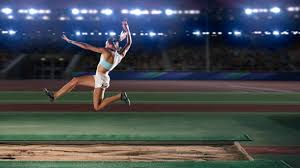
#> input picture pretest/images (1).jpg, 300 x 168 px, given in place of the camera
$ python 'matching different camera color grading code.py'
#> lines starting #> are read from the running program, lines starting #| are printed output that depends on the picture
#not working yet, need to adjust the histogram matching algorithm and ensure proper video capture from both sources. This code attempts to match the color distribution of the mobile camera feed to that of the laptop webcam feed using LAB color space for better results.
#working on it right now, will update soon

#working better than pizel_acquisition.py but still not perfect. The histogram matching is a simple linear scaling of the LAB channels, which may not capture all the nuances of the color differences between the two cameras. Further adjustments and possibly more advanced techniques may be needed for a closer match.
import cv2
import numpy as np

# Adjust these to your detected indices
LAPTOP_INDEX = 0
PHONE_INDEX = 1 # Or "http://localhost:4747/video" if using DroidCam URL

def match_mobile_to_webcam(mobile_frame, webcam_frame):
    """
    Forces the high-quality mobile frame to adopt the
    color and brightness characteristics of the laptop webcam.
    """
    # Convert both to LAB color space
    # L = Lightness, A = Green-Red, B = Blue-Yellow
    mob_lab = cv2.cvtColor(mobile_frame, cv2.COLOR_BGR2LAB).astype("float32")
    web_lab = cv2.cvtColor(webcam_frame, cv2.COLOR_BGR2LAB).astype("float32")

    # Split channels
    m_l, m_a, m_b = cv2.split(mob_lab)
    w_l, w_a, w_b = cv2.split(web_lab)

    # Function to scale distribution of one channel to match another
    def scale_channel(src, target):
        src_mean, src_std = src.mean(), src.std()
        tgt_mean, tgt_std = target.mean(), target.std()

        # Avoid division by zero
        if src_std == 0: return src

        # Apply linear transformation: (x - mean) * (target_std / source_std) + target_mean
        result = (src - src_mean) * (tgt_std / src_std) + tgt_mean
        return np.clip(result, 0, 255).astype("uint8")

    # Match all three channels
    matched_l = scale_channel(m_l, w_l)
    matched_a = scale_channel(m_a, w_a)
    matched_b = scale_channel(m_b, w_b)

    # Merge and convert back to BGR
    matched_lab = cv2.merge([matched_l, matched_a, matched_b])
    return cv2.cvtColor(matched_lab, cv2.COLOR_LAB2BGR)

def main():
    # Use DSHOW for Windows stability
    cam_web = cv2.VideoCapture(LAPTOP_INDEX, cv2.CAP_DSHOW)
    cam_mob = cv2.VideoCapture(PHONE_INDEX, cv2.CAP_DSHOW)

    while True:
        ret_w, frame_web = cam_web.read()
#> frame_web is the input picture: shape (168, 300, 3); mean B, G, R 78.9, 73.4, 67
        ret_m, frame_mob = cam_mob.read()

        if not ret_w or not ret_m:
            break

        # Standardize sizes (640, 480)
        frame_web = cv2.resize(frame_web, (640, 480))
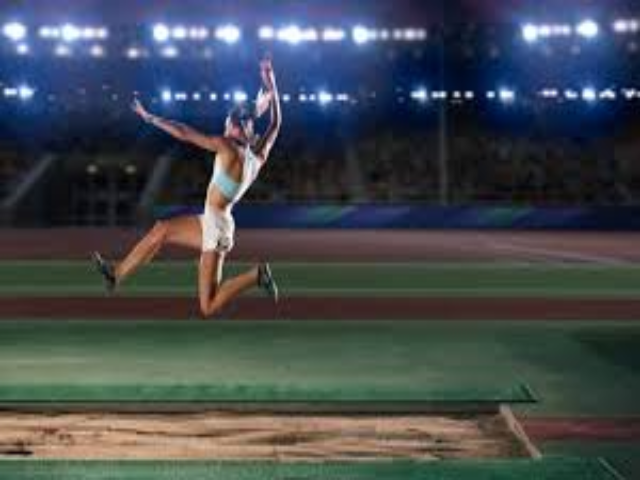
#> frame_web: shape (480, 640, 3); mean B, G, R 78.8, 73.3, 66.9
        frame_mob = cv2.resize(frame_mob, (640, 480))

        # Match Mobile -> Webcam
        matched_mobile = match_mobile_to_webcam(frame_mob, frame_web)
#> in match_mobile_to_webcam, `mob_lab = cv2.cvtColor(mobile_frame, cv2.COLOR_BGR2LAB).astype("float3..`:
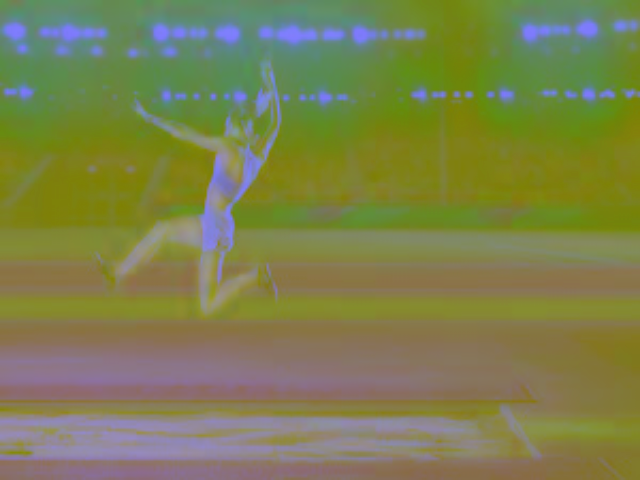
#> mob_lab: shape (480, 640, 3) float32; mean B, G, R 77.6, 128.6, 124.3
#> in match_mobile_to_webcam, `m_l, m_a, m_b = cv2.split(mob_lab)`:
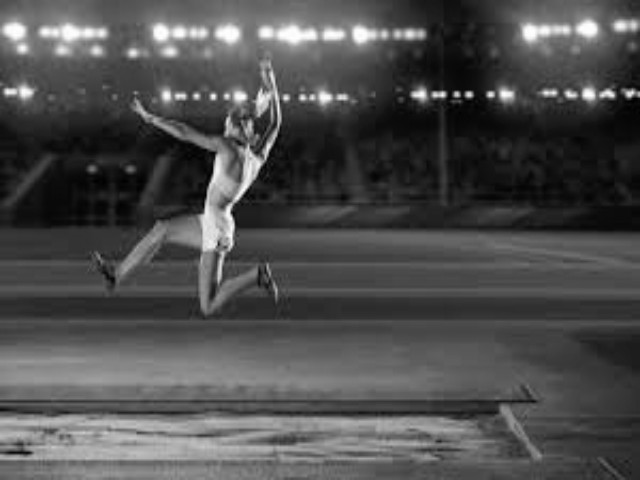
#> m_l: shape (480, 640) float32; min 0, max 254, mean 77.6
#> in match_mobile_to_webcam, `m_l, m_a, m_b = cv2.split(mob_lab)`:
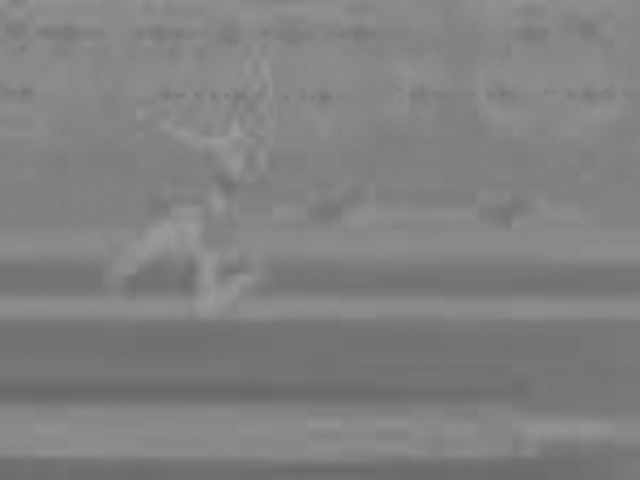
#> m_a: shape (480, 640) float32; min 104, max 157, mean 128.6
#> in match_mobile_to_webcam, `m_l, m_a, m_b = cv2.split(mob_lab)`:
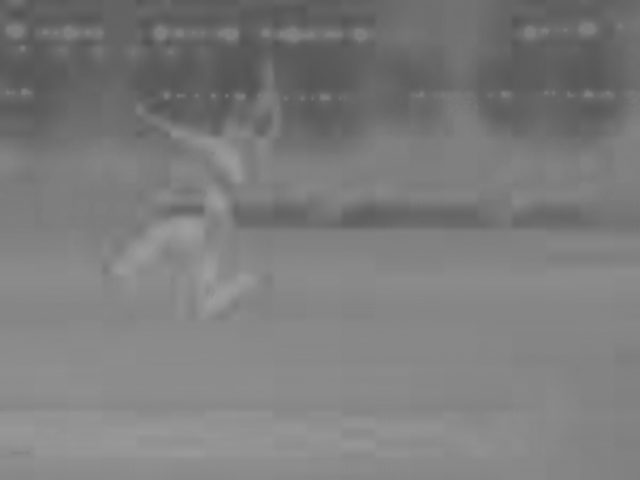
#> m_b: shape (480, 640) float32; min 83, max 158, mean 124.3
#> in scale_channel, `src_mean, src_std = src.mean(), src.std()`: src_mean = 77.57; src_std = 46.43
#> in scale_channel, `tgt_mean, tgt_std = target.mean(), target.std()`: tgt_mean = 77.57; tgt_std = 46.43

        # Display side by side
        # Left: Original Webcam | Right: Matched Mobile
        combined = np.hstack((frame_web, matched_mobile))
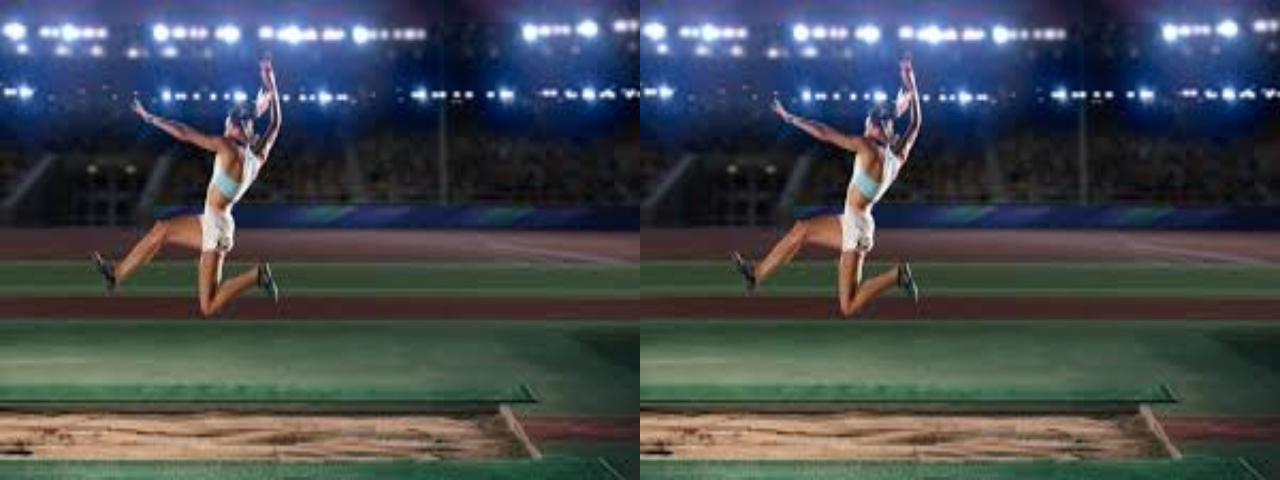
#> combined: shape (480, 1280, 3); mean B, G, R 78.8, 73.3, 66.9

        cv2.putText(combined, "Webcam (Target)", (10, 30), 1, 1.5, (0, 255, 0), 2)
        cv2.putText(combined, "Matched Mobile", (650, 30), 1, 1.5, (0, 255, 0), 2)
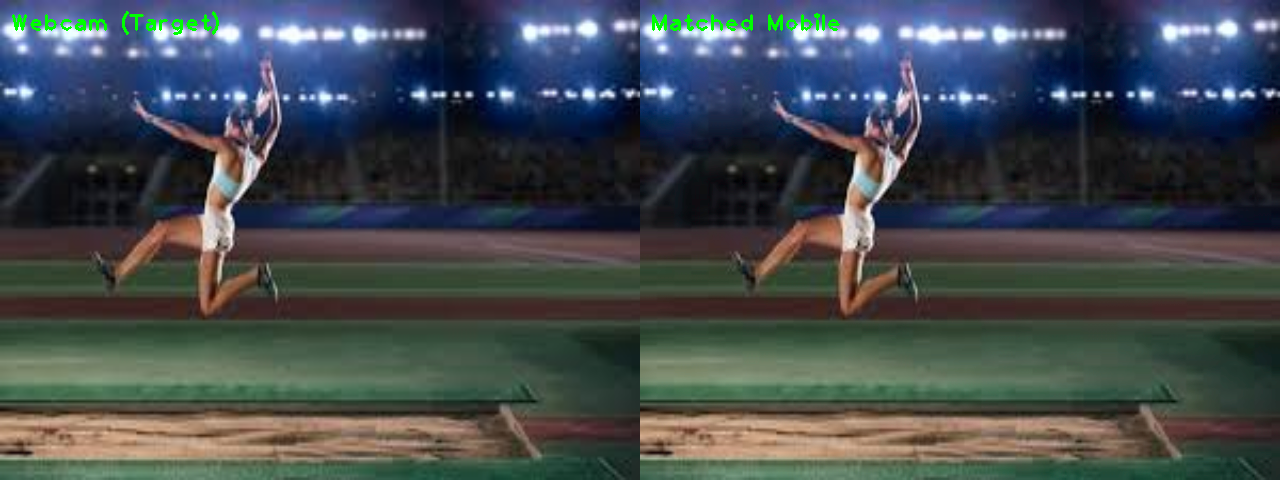
#> combined: shape (480, 1280, 3); mean B, G, R 78.1, 73.8, 66.4


        cv2.imshow("Stereo Consistency", combined)

        if cv2.waitKey(1) & 0xFF == ord('q'):
#> (key q is pressed here)
            break

    cam_web.release()
    cam_mob.release()
    cv2.destroyAllWindows()

if __name__ == "__main__":
    main()
